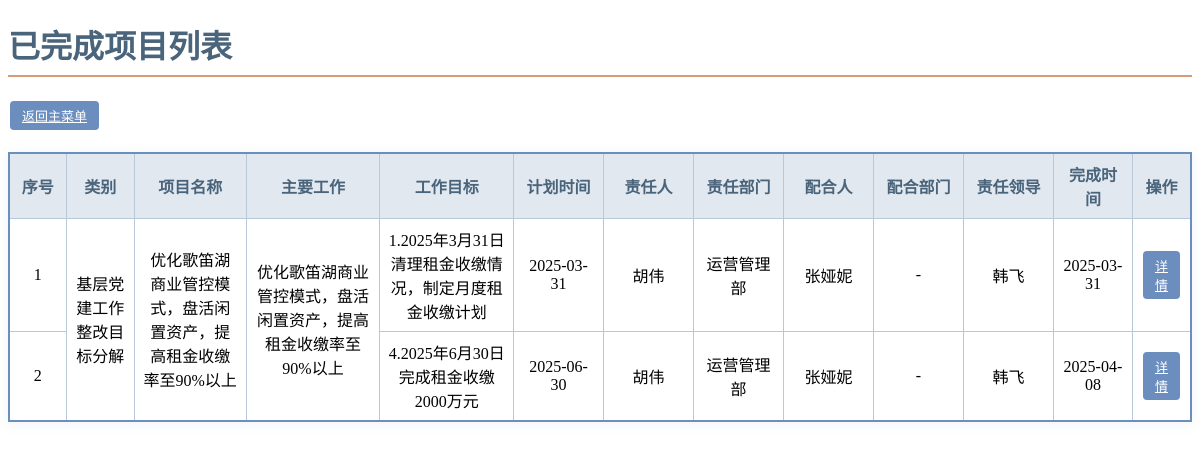
The app's page /finished_projects (signed in), older data.
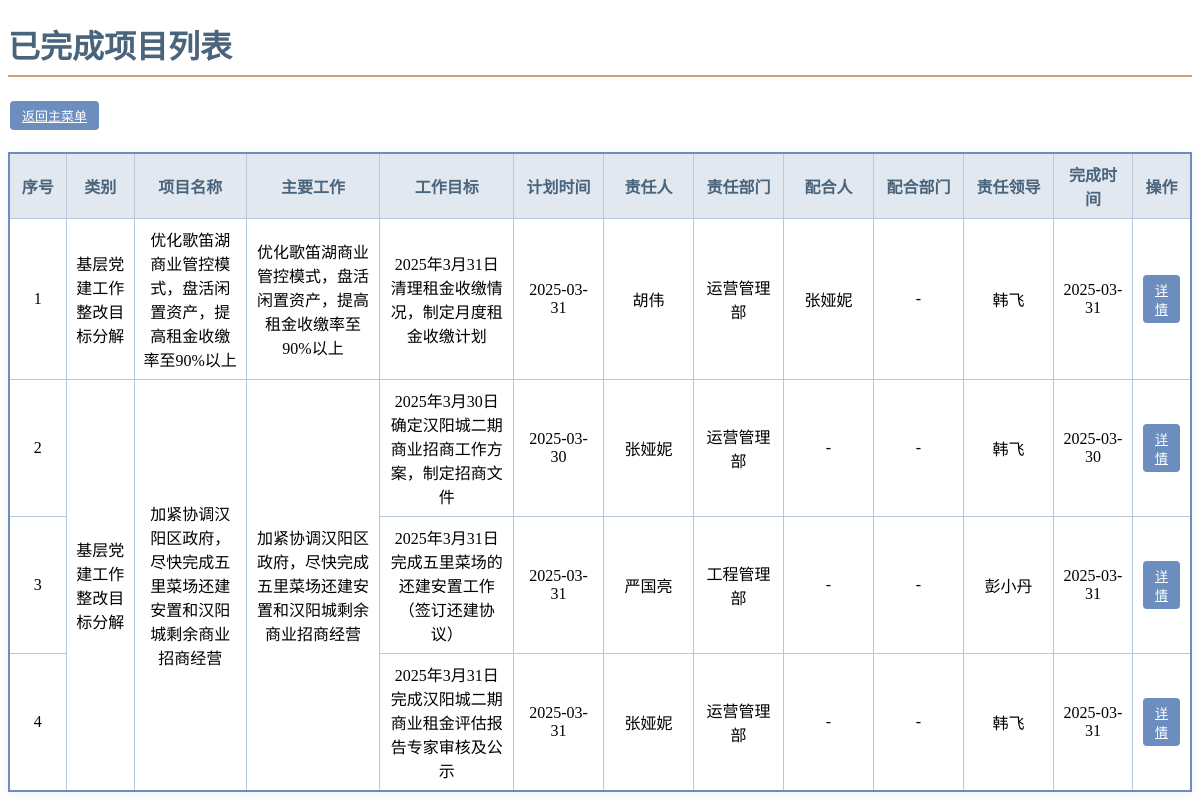
The same page, newer data.
### tables this page shows
CREATE TABLE finished_projects (
            id INTEGER PRIMARY KEY AUTOINCREMENT,
            original_id INTEGER,
            category TEXT NOT NULL,
            project_name TEXT NOT NULL,
            main_work TEXT NOT NULL,
            work_goal TEXT NOT NULL,
            completion_time DATE NOT NULL,
            responsible_person_id INTEGER REFERENCES users(id),
            responsible_department TEXT NOT NULL,
            collaborator TEXT,
            collaborating_department TEXT,
            responsible_leader_id INTEGER REFERENCES users(id),
            completion_status_1 TEXT,
            completion_status_2 TEXT,
            completion_status_3 TEXT,
            completion_status_4 TEXT,
            completion_status_5 TEXT,
            completion_status_6 TEXT,
            completion_status_7 TEXT,
            completion_status_8 TEXT,
            completion_status_9 TEXT,
            completion_status_10 TEXT,
            completion_time_finished DATE,
            final_summary TEXT,
            summary_status TEXT CHECK(summary_status IN ('pending', 'approved', 'rejected')),
            summary_submitted_at TIMESTAMP,
            summary_reviewed_at TIMESTAMP,
            review_comment TEXT
        );

CREATE TABLE users (
            id INTEGER PRIMARY KEY AUTOINCREMENT,
            username TEXT NOT NULL UNIQUE,
            password TEXT NOT NULL,
            phone TEXT,
            is_admin INTEGER DEFAULT 0,
            created_at TIMESTAMP DEFAULT CURRENT_TIMESTAMP
        );

### app.py (the view, shortened to what this page needs)
@app.route('/finished_projects', methods=['GET', 'POST'])
def finished_projects():
    current_datetime = datetime.datetime.now()
    if 'user_id' not in session:
        flash('请先登录以访问该页面', 'warning')
        return redirect(url_for('login', next=request.url))
    is_admin = session.get('is_admin', 0)
    error = None
    all_entries_sorted = []
    with get_db() as conn:
        try:
            raw_projects = conn.execute('''
                SELECT
                    fp.id AS project_id,
                    fp.category,
                    fp.project_name,
                    fp.main_work,
                    fp.work_goal,
                    fp.completion_time AS plan_date,  -- 添加plan_date别名
                    u1.username AS responsible_person,
                    fp.responsible_department,
                    fp.collaborator,
                    fp.collaborating_department,
                    u3.username AS responsible_leader,
                    fp.completion_time_finished,
                    CASE
                        WHEN fp.completion_time_finished > fp.completion_time
                            THEN '逾期'
                        ELSE '正常'
                    END AS status
                FROM finished_projects fp
                LEFT JOIN users u1 ON fp.responsible_person_id = u1.id
                LEFT JOIN users u3 ON fp.responsible_leader_id = u3.id
                ORDER BY fp.category, fp.project_name, fp.main_work
            ''').fetchall()
            work_groups = {}
            for idx, entry in enumerate(raw_projects):
                work_key = (entry['category'], entry['project_name'], entry['main_work'])
                work_groups.setdefault(work_key, []).append(idx)
            all_entries_sorted = [dict(entry) for entry in raw_projects]
            for work_key, indices in work_groups.items():
                first_entry = all_entries_sorted[indices[0]]
                first_entry['main_work_rowspan'] = len(indices)
                for i in indices[1:]:
                    all_entries_sorted[i]['main_work_rowspan'] = 0
        except sqlite3.OperationalError as e:
            flash(f'数据库操作错误: {str(e)}', 'error')
            return redirect(url_for('index'))
        except Exception as e:
            flash(f'数据加载失败: {str(e)}', 'error')
            return redirect(url_for('index'))
    return render_template('finished_projects.html',
                        all_entries_sorted=all_entries_sorted,
                        is_admin=is_admin,
                        current_datetime=current_datetime)

### app.py (called while the page is built)
def get_db():
    if not hasattr(g, '_database'):
        try:
            g._database = sqlite3.connect(app.config['DATABASE'])
            g._database.row_factory = sqlite3.Row
            init_sqlite_schema(g._database)
        except sqlite3.Error as e:
            print(f"数据库连接失败: {str(e)}")
            raise
    return g._database

def format_datetime(value, format='%Y-%m-%d'):
    if isinstance(value, str):
        try:
            date_obj = datetime.datetime.strptime(value, '%Y-%m-%d')
            return date_obj.strftime(format)
        except ValueError:
            return value
    elif isinstance(value, datetime.date):
        return value.strftime(format)
    return value

### templates/finished_projects.html (shortened to what this page needs)
<!DOCTYPE html>
<html lang="zh-CN">
<head>
</head>
<body>
    <h1>已完成项目列表</h1>
    <div style="margin-bottom:15px; display: flex; align-items: center; gap: 10px; flex-wrap: wrap;">
        <a href="{{ url_for('index') }}" class="btn">返回主菜单</a>
    </div>
    <table>
        <thead>
            <tr>
                <th>序号</th>
                <th>类别</th>
                <th>项目名称</th>
                <th>主要工作</th>
                <th>工作目标</th>
                <th>计划时间</th>
                <th>责任人</th>
                <th>责任部门</th>
                <th>配合人</th>
                <th>配合部门</th>
                <th>责任领导</th>
                <th>完成时间</th>
                <th>操作</th>
            </tr>
        </thead>
        <tbody>
            {% if not all_entries_sorted %}
                <tr>
                    <td colspan="13" class="no-data">暂无已完成项目数据</td>
                </tr>
            {% else %}
                {% set prev_group = [] %}
                {% for entry in all_entries_sorted %}
                    {% set current_group = [
                        entry.main_work,
                        entry.work_goal,
                        entry.responsible_person
                    ] %}
                    <tr class="
                    ">
                        <td>{{ loop.index }}</td>
                        {% if entry.main_work_rowspan > 0 %}
                        <td rowspan="{{ entry.main_work_rowspan }}">
                            {{ entry.category }}
                        </td>
                        <td rowspan="{{ entry.main_work_rowspan }}">
                            {{ entry.project_name }}
                        </td>
                        <td rowspan="{{ entry.main_work_rowspan }}">
                            {{ entry.main_work }}
                        </td>
                        {% endif %}
                        <td>{{ entry.work_goal|default('', true) }}</td>
                        <td>{{ entry.plan_date|dateformat('%Y-%m-%d') }}</td>
                        <td>{{ entry.responsible_person|default('-', true) }}</td>
                        <td>{{ entry.responsible_department }}</td>
                        <td>{{ entry.collaborator|default('-', true) }}</td>
                        <td>{{ entry.collaborating_department|default('-', true) }}</td>
                        <td>{{ entry.responsible_leader|default('-', true) }}</td>
                        <td>
                            <span class="{% if entry.status == '逾期' %}status-overdue{% endif %}">
                                {{ entry.completion_time_finished|dateformat('%Y-%m-%d') }}
                            </span>
                        </td>
                        <td>
                            <div style="display:flex;flex-direction:column;gap:2px">
                                <a href="{{ url_for('finished_project_detail', project_id=entry.project_id) }}"
                                   class="btn">详情</a>
                            </div>
                        </td>
                    </tr>
                {% endfor %}
            {% endif %}
        </tbody>
    </table>
</body>
</html>

### templates/finished_projects.html (style rules this page uses)
table { width: 100%; border: 2px solid #6C8EBF; border-collapse: collapse; margin-top: 20px; box-shadow: 0 2px 12px rgba(108, 142, 191, 0.1); }
th, td { border: 1px solid #B8C7D9; padding: 8px; text-align: center; vertical-align: middle; word-wrap: break-word; white-space: normal; word-break: break-word; }
th { background: #E1E8F0; color: #4A647B; font-weight: 600; }
.btn { background: #6C8EBF; color: white; padding: 5px 12px; border-radius: 4px; border: none; cursor: pointer; margin: 2px; font-size: 13px; }
h1 { color: #4A647B; border-bottom: 2px solid #D79B77; padding-bottom: 8px; }
th:nth-child(1) { width: 5%; }
th:nth-child(2) { width: 6%; }
th:nth-child(3) { width: 10%; }
th:nth-child(4) { width: 12%; }
th:nth-child(5) { width: 12%; }
th:nth-child(6) { width: 8%; }
th:nth-child(7) { width: 8%; }
th:nth-child(8) { width: 8%; }
th:nth-child(9) { width: 8%; }
th:nth-child(10) { width: 8%; }
th:nth-child(11) { width: 8%; }
th:nth-child(12) { width: 10%; }
th:nth-child(13) { width: 4%; }

Row changes from the older to the newer data that the page shows:
removed finished_projects: category "基层党建工作整改目标分解", project_name "优化歌笛湖商业管控模式，盘活闲置资产，提高租金收缴率至90%以上", main_work "优化歌笛湖商业管控模式，盘活闲置资产，提高租金收缴率至90%以上", work_goal "1.2025年3月31日清理租金收缴情况，制定月度租金收缴计划", plan_date "2025-03-31", responsible_person "胡伟", responsible_department "运营管理部", collaborator "张娅妮", collaborating_department "-", responsible_leader "韩飞", completion_time_finished "2025-03-31"
removed finished_projects: work_goal "4.2025年6月30日完成租金收缴2000万元", plan_date "2025-06-30", responsible_person "胡伟", responsible_department "运营管理部", collaborator "张娅妮", collaborating_department "-", responsible_leader "韩飞", completion_time_finished "2025-04-08"
added finished_projects: category "基层党建工作整改目标分解", project_name "优化歌笛湖商业管控模式，盘活闲置资产，提高租金收缴率至90%以上", main_work "优化歌笛湖商业管控模式，盘活闲置资产，提高租金收缴率至90%以上", work_goal "2025年3月31日清理租金收缴情况，制定月度租金收缴计划", plan_date "2025-03-31", responsible_person "胡伟", responsible_department "运营管理部", collaborator "张娅妮", collaborating_department "-", responsible_leader "韩飞", completion_time_finished "2025-03-31"
added finished_projects: category "基层党建工作整改目标分解", project_name "加紧协调汉阳区政府，尽快完成五里菜场还建安置和汉阳城剩余商业招商经营", main_work "加紧协调汉阳区政府，尽快完成五里菜场还建安置和汉阳城剩余商业招商经营", work_goal "2025年3月30日确定汉阳城二期商业招商工作方案，制定招商文件", plan_date "2025-03-30", responsible_person "张娅妮", responsible_department "运营管理部", collaborator "-", collaborating_department "-", responsible_leader "韩飞", completion_time_finished "2025-03-30"
added finished_projects: work_goal "2025年3月31日完成五里菜场的还建安置工作（签订还建协议）", plan_date "2025-03-31", responsible_person "严国亮", responsible_department "工程管理部", collaborator "-", collaborating_department "-", responsible_leader "彭小丹", completion_time_finished "2025-03-31"
added finished_projects: work_goal "2025年3月31日完成汉阳城二期商业租金评估报告专家审核及公示", plan_date "2025-03-31", responsible_person "张娅妮", responsible_department "运营管理部", collaborator "-", collaborating_department "-", responsible_leader "韩飞", completion_time_finished "2025-03-31"
